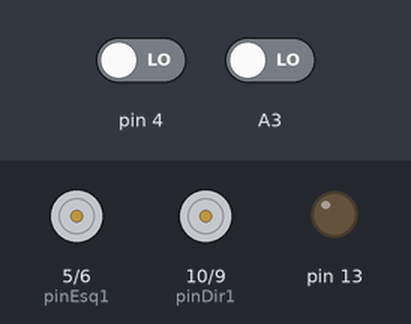
Bench run of a sketch on a simulated Arduino Uno, built with avr-gcc and run on an emulated ATmega328P. Parts: motor-driver pin pairs drawn as motors (green arrow = first pin HIGH = forward, orange = second pin HIGH = backward, longer = more drive), output pins drawn as LEDs (lit = HIGH). The test bench sets the inputs (shaded band); at power-on: pin 4 LOW, A3 LOW. Pins used as bus, display or sensor lines are not drawn; what the sketch prints to the serial monitor is not drawn.

Above: at 0.1 s.
At 4.1 s:
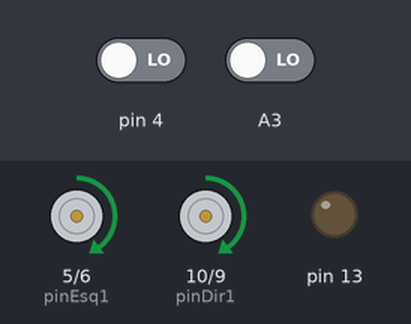
Timing chart, 0 to 5.6 s (numbered marks = the images above):
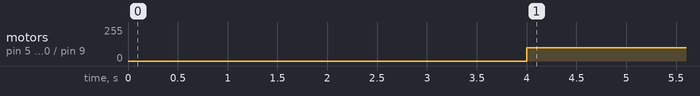

The sketch:

main.ino
```cpp
#include <NewPing.h>
int outSensorEsq = 4;
int pinSensorEsq1 = 2;
int pinSensorEsq2 = 3;
int pinSensorDir1 = A5;
int pinSensorDir2 = A4;
int outSensorDir = A3;
int pinDir1 = 10;
int pinDir2 = 9;
int pinEsq1 = 5;
int pinEsq2 = 6;

class Motor{
  private:
    int pinDir1;
    int pinDir2;
    int pinEsq1;
    int pinEsq2;
  public:
    Motor(int pinDir1,int pinDir2, int pinEsq1, int pinEsq2){
      this->pinDir1 = pinDir1;
      this->pinDir2 = pinDir2;
      this->pinEsq1 = pinEsq1;
      this->pinEsq2 = pinEsq2;
      pinMode(this->pinDir1,OUTPUT);
      pinMode(this->pinDir2,OUTPUT);
      pinMode(this->pinEsq1,OUTPUT);
      pinMode(this->pinEsq2,OUTPUT);
    }
    void parar(int delaytime = 100){
      digitalWrite(this->pinDir1,LOW);
      digitalWrite(this->pinDir2,LOW);
      digitalWrite(this->pinEsq1,LOW);
      digitalWrite(this->pinEsq2,LOW);
      delay(delaytime);
    }
    void andar(){
      digitalWrite(this->pinDir1,HIGH);
      digitalWrite(this->pinDir2,LOW);
      digitalWrite(this->pinEsq1,HIGH);
      digitalWrite(this->pinEsq2,LOW);
    }
    void andar(int velocidade, int delaytime = 100){
      if(velocidade>0 && velocidade<=255){
      analogWrite(this->pinDir1,velocidade);
      digitalWrite(this->pinDir2,LOW);
      analogWrite(this->pinEsq1,velocidade);
      digitalWrite(this->pinEsq2,LOW);
      delay(delaytime);
      }
      else if(velocidade<0 && velocidade>=-255){
      int velocidadevoltar = velocidade*(-1);
      digitalWrite(this->pinDir1,LOW);
      analogWrite(this->pinDir2,velocidadevoltar);
      digitalWrite(this->pinEsq1,LOW);
      analogWrite(this->pinEsq2,velocidadevoltar);
      delay(delaytime);
      }
    }
    void virarEsq(int velocidade,int delaytime=100){
      int velocidadevoltar = velocidade*(-1);
      digitalWrite(this->pinDir1,LOW);
      analogWrite(this->pinDir2,velocidadevoltar);
      digitalWrite(this->pinEsq1,velocidade);
      analogWrite(this->pinEsq2,LOW);
      delay(delaytime);
    }
    void virarDir(int velocidade,int delaytime=100){
      int velocidadevoltar = velocidade*(-1);
      analogWrite(this->pinDir1,velocidadevoltar);
      digitalWrite(this->pinDir2,LOW);
      digitalWrite(this->pinEsq1,LOW);
      analogWrite(this->pinEsq2,velocidade);
      delay(delaytime);
    }
};
class SensorCor{
  private:
    int pinSensorEsq1;
    int pinSensorEsq2;
    int pinSensorDir1;
    int pinSensorDir2;
    int outSensorEsq;
    int outSensorDir;
  public:
    SensorCor(int pinSensorEsq1, int pinSensorEsq2, int pinSensorDir1, int pinSensorDir2,int outSensorEsq, int outSensorDir){
      this->pinSensorEsq1 = pinSensorEsq1;
      this->pinSensorEsq2 = pinSensorEsq2;
      this->pinSensorDir1 = pinSensorDir1;
      this->pinSensorDir2 = pinSensorDir2;
      this->outSensorEsq = outSensorEsq;
      this->outSensorDir = outSensorDir;
      pinMode(this->pinSensorEsq1,OUTPUT);
      pinMode(this->pinSensorEsq2,OUTPUT);
      pinMode(this->pinSensorDir1,OUTPUT);
      pinMode(this->pinSensorDir2,OUTPUT);
      pinMode(this->outSensorEsq,INPUT);
      pinMode(this->outSensorDir,INPUT);
    }
    int lerVerdeEsquerdo(){
      digitalWrite(this->pinSensorEsq1,HIGH);
      digitalWrite(this->pinSensorEsq2,HIGH);
      int green = pulseIn(this->outSensorEsq, digitalRead(this->outSensorEsq) == HIGH ? LOW : HIGH);
      return green;

    }
      int lerVerdeDireito(){
      digitalWrite(this->pinSensorDir1,HIGH);
      digitalWrite(this->pinSensorDir2,HIGH);
      int direito = pulseIn(this->outSensorDir, digitalRead(this->outSensorDir) == HIGH ? LOW : HIGH);
      return direito;

    }

};


Motor motor(pinDir1,pinDir2,pinEsq1,pinEsq2);
SensorCor sensor(pinSensorEsq1,pinSensorEsq2,pinSensorDir1,pinSensorDir2,outSensorEsq,outSensorDir);


void setup() {
  pinMode(13,OUTPUT);
  Serial.begin(9600);
}

void loop() {
  //motor.parar();
  //delay(1000);
  //motor.andar(100);
  //delay(1000);
  //motor.virarEsq(100,1000);
  Serial.print("Sensor Esq: ");
  Serial.print(sensor.lerVerdeEsquerdo());
  Serial.print(" - Sensor Dir: ");
  Serial.println(sensor.lerVerdeDireito());
  if(sensor.lerVerdeEsquerdo()<30 && sensor.lerVerdeDireito()<25){
  motor.andar(100,0);
  if(sensor.lerVerdeDireito()>24){
  motor.virarDir(80,0);
}
}
if(sensor.lerVerdeEsquerdo()>29){
 motor.virarEsq(80,0);
}
}


void loop2() {
  digitalWrite(13,HIGH);
  delay(1000);
  digitalWrite(13,LOW);
  delay(1000);
}
```

Measured:
- by itself, motor on pin 5 (pinEsq1) / pin 6 (pinEsq2), motor on pin 10 (pinDir1) / pin 9 (pinDir2): stopped → forward 100/255 at 4.0 s
